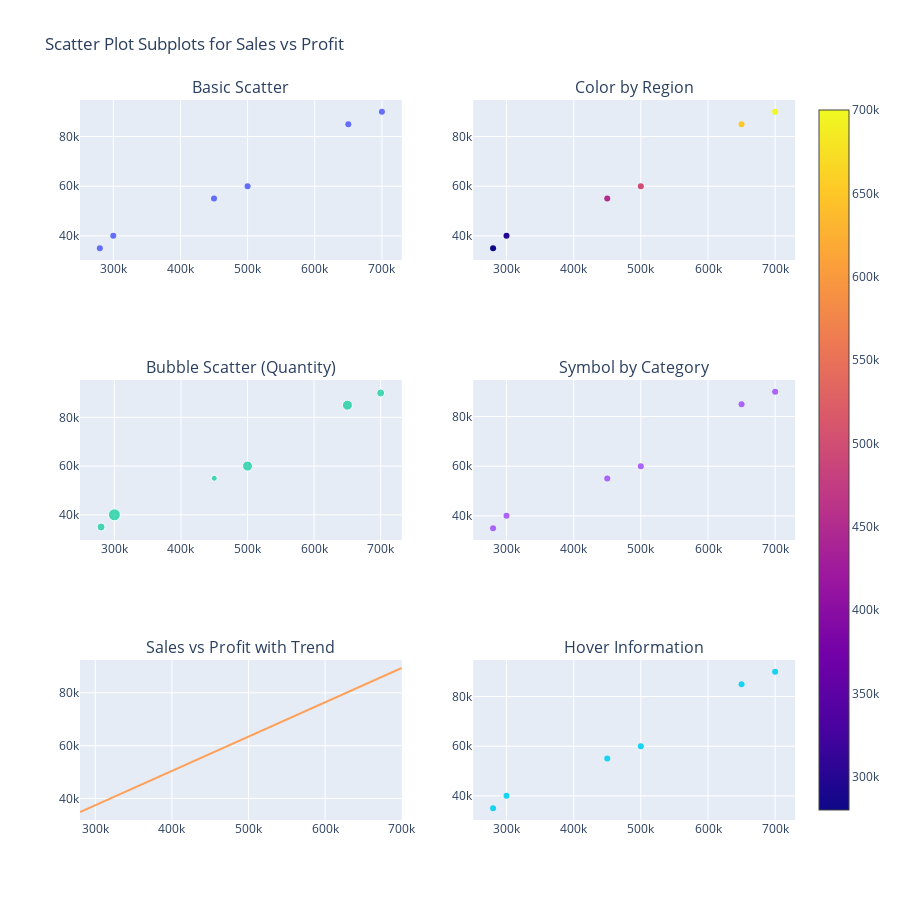

The notebook cell this image was saved under:
### Markdown cell above
Plotly Express is intentionally designed to be a high-level, single-figure API.
Its goal is simplicity and speed, not complex layouts

1. Plotly Express = one chart per call
2. Graph Objects = many charts per figure

### Code cell
# Create subplots (3x2)
fig = make_subplots(
    rows=3, cols=2,
    subplot_titles=[
        "Basic Scatter",
        "Color by Region",
        "Bubble Scatter (Quantity)",
        "Symbol by Category",
        "Sales vs Profit with Trend",
        "Hover Information"
    ]
)

# 1. Basic Scatter
fig.add_trace(
    go.Scatter(x=df["Sales"], y=df["Profit"], mode="markers"),
    row=1, col=1
)

# 2. Color by Region
fig.add_trace(
    go.Scatter(
        x=df["Sales"],
        y=df["Profit"],
        mode="markers",
        marker=dict(color=df["Sales"], showscale=True)
    ),
    row=1, col=2
)

# 3. Bubble Scatter
fig.add_trace(
    go.Scatter(
        x=df["Sales"],
        y=df["Profit"],
        mode="markers",
        marker=dict(size=df["Quantity"] * 2)
    ),
    row=2, col=1
)

# 4. Symbol by Category
symbols = df["Category"].map({"A": "circle", "B": "square"}).fillna("circle")
fig.add_trace(
    go.Scatter(
        x=df["Sales"],
        y=df["Profit"],
        mode="markers",
        marker=dict(symbol=symbols)
    ),
    row=2, col=2
)

# 5. Trendline (manual)
z = np.polyfit(df["Sales"], df["Profit"], 1)
p = np.poly1d(z)

fig.add_trace(
    go.Scatter(
        x=df["Sales"],
        y=p(df["Sales"]),
        mode="lines"
    ),
    row=3, col=1
)

# 6. Hover Information
fig.add_trace(
    go.Scatter(
        x=df["Sales"],
        y=df["Profit"],
        mode="markers",
        text=df["Region"],
        hovertemplate="Region: %{text}<br>Sales: %{x}<br>Profit: %{y}"
    ),
    row=3, col=2
)

# Layout
fig.update_layout(
    title="Scatter Plot Subplots for Sales vs Profit",
    height=900,
    showlegend=False
)

fig.show()

### Figure 1 — Plotly figure (JSON) as saved in the notebook; plotly's stock layout.template omitted (floating-point values rounded to 4 significant figures)
{"data": [{"mode": "markers", "type": "scatter", "x": [500000, 700000, 300000, 450000, 650000, 280000], "xaxis": "x", "y": [60000, 90000, 40000, 55000, 85000, 35000], "yaxis": "y"}, {"marker": {"color": [500000, 700000, 300000, 450000, 650000, 280000], "showscale": true}, "mode": "markers", "type": "scatter", "x": [500000, 700000, 300000, 450000, 650000, 280000], "xaxis": "x2", "y": [60000, 90000, 40000, 55000, 85000, 35000], "yaxis": "y2"}, {"marker": {"size": [10, 8, 12, 6, 10, 8]}, "mode": "markers", "type": "scatter", "x": [500000, 700000, 300000, 450000, 650000, 280000], "xaxis": "x3", "y": [60000, 90000, 40000, 55000, 85000, 35000], "yaxis": "y3"}, {"marker": {"symbol": ["circle", "circle", "circle", "circle", "circle", "circle"]}, "mode": "markers", "type": "scatter", "x": [500000, 700000, 300000, 450000, 650000, 280000], "xaxis": "x4", "y": [60000, 90000, 40000, 55000, 85000, 35000], "yaxis": "y4"}, {"mode": "lines", "type": "scatter", "x": [500000, 700000, 300000, 450000, 650000, 280000], "xaxis": "x5", "y": [63430.0, 89390.0, 37470.0, 56940.0, 82900.0, 34870.0], "yaxis": "y5"}, {"hovertemplate": "Region: %{text}<br>Sales: %{x}<br>Profit: %{y}", "mode": "markers", "text": ["South", "North", "East", "West", "South", "North"], "type": "scatter", "x": [500000, 700000, 300000, 450000, 650000, 280000], "xaxis": "x6", "y": [60000, 90000, 40000, 55000, 85000, 35000], "yaxis": "y6"}], "layout": {"annotations": [{"font": {"size": 16}, "showarrow": false, "text": "Basic Scatter", "x": 0.225, "xanchor": "center", "xref": "paper", "y": 1, "yanchor": "bottom", "yref": "paper"}, {"font": {"size": 16}, "showarrow": false, "text": "Color by Region", "x": 0.775, "xanchor": "center", "xref": "paper", "y": 1, "yanchor": "bottom", "yref": "paper"}, {"font": {"size": 16}, "showarrow": false, "text": "Bubble Scatter (Quantity)", "x": 0.225, "xanchor": "center", "xref": "paper", "y": 0.6111, "yanchor": "bottom", "yref": "paper"}, {"font": {"size": 16}, "showarrow": false, "text": "Symbol by Category", "x": 0.775, "xanchor": "center", "xref": "paper", "y": 0.6111, "yanchor": "bottom", "yref": "paper"}, {"font": {"size": 16}, "showarrow": false, "text": "Sales vs Profit with Trend", "x": 0.225, "xanchor": "center", "xref": "paper", "y": 0.2222, "yanchor": "bottom", "yref": "paper"}, {"font": {"size": 16}, "showarrow": false, "text": "Hover Information", "x": 0.775, "xanchor": "center", "xref": "paper", "y": 0.2222, "yanchor": "bottom", "yref": "paper"}], "height": 900, "showlegend": false, "title": {"text": "Scatter Plot Subplots for Sales vs Profit"}, "xaxis": {"anchor": "y", "domain": [0, 0.45]}, "xaxis2": {"anchor": "y2", "domain": [0.55, 1]}, "xaxis3": {"anchor": "y3", "domain": [0, 0.45]}, "xaxis4": {"anchor": "y4", "domain": [0.55, 1]}, "xaxis5": {"anchor": "y5", "domain": [0, 0.45]}, "xaxis6": {"anchor": "y6", "domain": [0.55, 1]}, "yaxis": {"anchor": "x", "domain": [0.7778, 1]}, "yaxis2": {"anchor": "x2", "domain": [0.7778, 1]}, "yaxis3": {"anchor": "x3", "domain": [0.3889, 0.6111]}, "yaxis4": {"anchor": "x4", "domain": [0.3889, 0.6111]}, "yaxis5": {"anchor": "x5", "domain": [0, 0.2222]}, "yaxis6": {"anchor": "x6", "domain": [0, 0.2222]}}}
